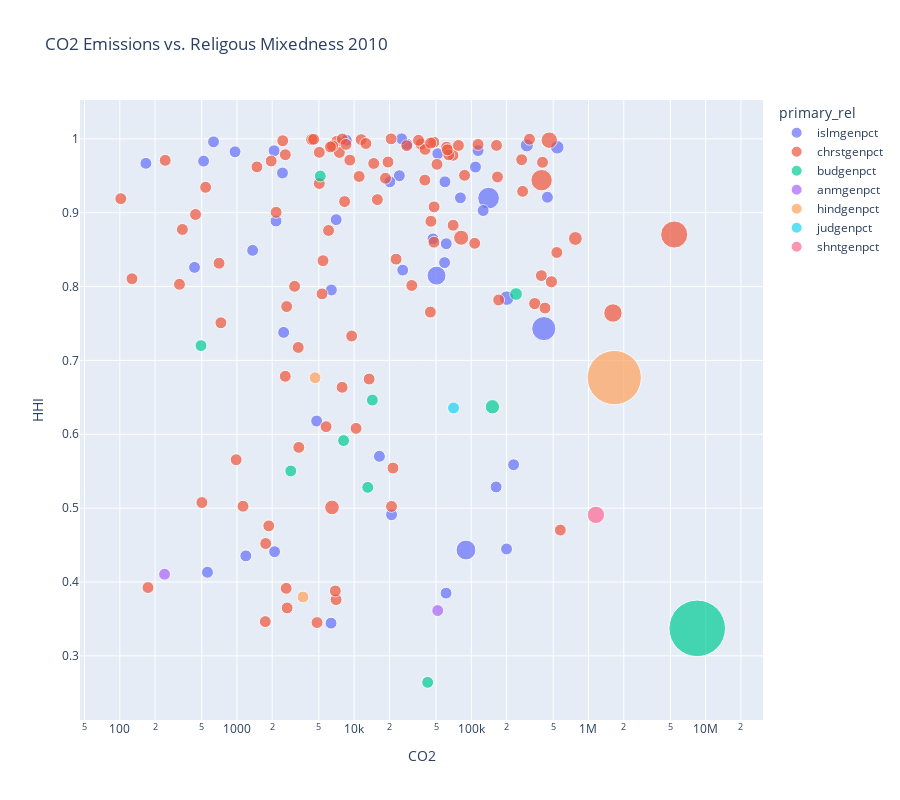

The notebook cell this image was saved under:
### Code cell
zabi_scatter(co2_rel_df, "CO2", "HHI", title="CO2 Emissions vs. Religous Mixedness", year = 2010, size="pop", color="primary_rel", uselogx=True)

### Figure 1 — Plotly figure (JSON) as saved in the notebook; plotly's stock layout.template omitted (floating-point values rounded to 4 significant figures)
{"data": [{"hovertemplate": "<b>%{hovertext}</b><br><br>primary_rel=islmgenpct<br>CO2=%{x}<br>HHI=%{y}<br>pop=%{marker.size}<extra></extra>", "hovertext": ["Afghanistan", "Albania", "United Arab Emirates", "Azerbaijan", "Burkina Faso", "Bangladesh", "Bahrain", "Cote d'Ivoire", "Comoros", "Djibouti", "Algeria", "Egypt", "Guinea", "Gambia", "Indonesia", "Iran", "Iraq", "Jordan", "Kazakhstan", "Kyrgyzstan", "Kuwait", "Lebanon", "Libya", "Morocco", "Maldives", "Mali", "Mauritania", "Malaysia", "Niger", "Nigeria", "Oman", "Pakistan", "Qatar", "Saudi Arabia", "Sudan", "Senegal", "Sierra Leone", "Somalia", "Syria", "Chad", "Tajikistan", "Turkmenistan", "Tunisia", "Turkey", "Uzbekistan", "Yemen"], "legendgroup": "islmgenpct", "marker": {"color": "#636efa", "size": [60, 60, 60, 60, 60, 152.2, 60, 60, 60, 60, 60, 89.2, 60, 60, 246.3, 77.42, 60, 60, 60, 60, 60, 60, 60, 60, 60, 60, 60, 60, 60, 166.6, 60, 199.2, 60, 60, 60, 60, 60, 60, 60, 60, 60, 60, 60, 73.35, 60, 60], "sizemode": "area", "sizeref": 0.8447, "symbol": "circle"}, "mode": "markers", "name": "islmgenpct", "orientation": "v", "showlegend": true, "type": "scatter", "x": [8576, 4785, 162788, 24311, 2094, 50487, 25965, 6350, 167, 519, 114179, 200313, 2502, 434, 415536, 541171, 108550, 20196, 229702, 6394, 80725, 20864, 59559, 51749, 963, 2154, 2073, 199867, 1361, 90055, 47076, 140378, 60912, 446131, 16427, 7026, 560, 631, 61090, 1190, 2446, 59175, 28321, 297814, 126240, 25431], "xaxis": "x", "y": [0.9981, 0.6179, 0.5287, 0.95, 0.441, 0.8148, 0.8223, 0.3443, 0.9668, 0.9698, 0.9841, 0.7843, 0.7379, 0.8259, 0.7431, 0.9885, 0.9618, 0.9418, 0.5587, 0.7953, 0.9201, 0.491, 0.9418, 0.9798, 0.9825, 0.8887, 0.9839, 0.4447, 0.849, 0.4433, 0.8646, 0.9196, 0.3849, 0.9209, 0.5701, 0.8906, 0.4132, 0.9959, 0.858, 0.4353, 0.9537, 0.8324, 0.9926, 0.9912, 0.9029, 1], "yaxis": "y"}, {"hovertemplate": "<b>%{hovertext}</b><br><br>primary_rel=chrstgenpct<br>CO2=%{x}<br>HHI=%{y}<br>pop=%{marker.size}<extra></extra>", "hovertext": ["Angola", "Argentina", "Armenia", "Australia", "Austria", "Burundi", "Belgium", "Benin", "Bulgaria", "Bosnia and Herzegovina", "Belarus", "Bolivia", "Brazil", "Barbados", "Botswana", "Central African Republic", "Canada", "Switzerland", "Chile", "Cameroon", "Congo", "Colombia", "Cape Verde", "Costa Rica", "Cuba", "Cyprus", "Czechia", "Germany", "Denmark", "Dominican Republic", "Ecuador", "Eritrea", "Spain", "Estonia", "Ethiopia", "Finland", "Fiji", "France", "Gabon", "United Kingdom", "Georgia", "Ghana", "Equatorial Guinea", "Greece", "Guatemala", "Guyana", "Honduras", "Croatia", "Haiti", "Hungary", "Ireland", "Iceland", "Italy", "Jamaica", "Kenya", "South Korea", "Liberia", "Lesotho", "Lithuania", "Luxembourg", "Latvia", "Moldova", "Madagascar", "Mexico", "Malta", "Montenegro", "Mozambique", "Malawi", "Namibia", "Nicaragua", "Netherlands", "Norway", "New Zealand", "Panama", "Peru", "Philippines", "Papua New Guinea", "Poland", "Portugal", "Paraguay", "Romania", "Russia", "Rwanda", "Solomon Islands", "El Salvador", "Sao Tome and Principe", "Suriname", "Slovakia", "Slovenia", "Sweden", "Seychelles", "Togo", "East Timor", "Trinidad and Tobago", "Tanzania", "Uganda", "Ukraine", "Uruguay", "United States", "Venezuela", "Vanuatu", "South Africa", "Zambia", "Zimbabwe"], "legendgroup": "chrstgenpct", "marker": {"color": "#EF553B", "size": [60, 60, 60, 60, 60, 60, 60, 60, 60, 60, 60, 60, 193.7, 60, 60, 60, 60, 60, 60, 60, 60, 60, 60, 60, 60, 60, 60, 80.83, 60, 60, 60, 60, 60, 60, 90.54, 60, 60, 63.42, 60, 63.01, 60, 60, 60, 60, 60, 60, 60, 60, 60, 60, 60, 60, 60.16, 60, 60, 60, 60, 60, 60, 60, 60, 60, 60, 113.6, 60, 60, 60, 60, 60, 60, 60, 60, 60, 60, 60, 96.34, 60, 60, 60, 60, 60, 143.9, 60, 60, 60, 60, 60, 60, 60, 60, 60, 60, 60, 60, 60, 60, 60, 60, 311.1, 60, 60, 60, 60, 60], "sizemode": "area", "sizeref": 0.8447, "symbol": "circle"}, "mode": "markers", "name": "chrstgenpct", "orientation": "v", "showlegend": true, "type": "scatter", "x": [22801, 167226, 4336, 395993, 69965, 323, 106872, 4825, 44740, 20842, 61443, 14702, 397931, 1481, 3371, 174, 537091, 45207, 69749, 7014, 5423, 64146, 540, 7105, 28110, 7898, 114167, 773069, 48124, 20680, 37254, 502, 274140, 18500, 6473, 62526, 1126, 347940, 5762, 482646, 5322, 10382, 6047, 87578, 11477, 1759, 7926, 19457, 2458, 47880, 40347, 1959, 405272, 7479, 13424, 575215, 729, 2158, 12603, 11029, 8518, 8295, 1869, 462869, 2586, 2584, 2680, 984, 3103, 4513, 171110, 40116, 31049, 9190, 44998, 81917, 5042, 313739, 50937, 5043, 77601, 1617827, 703, 342, 6539, 102, 1744, 35432, 15777, 47985, 443, 2630, 244, 21443, 6909, 3332, 268924, 6283, 5392109, 164101, 127, 425548, 2656, 9518], "xaxis": "x", "y": [0.8371, 0.9484, 0.999, 0.8148, 0.883, 0.8031, 0.8586, 0.345, 0.7654, 0.5023, 0.9886, 0.9666, 0.944, 0.962, 0.5822, 0.3925, 0.8461, 0.8883, 0.9777, 0.3761, 0.835, 0.9783, 0.9344, 0.9965, 0.9908, 0.6635, 0.9924, 0.8651, 0.9079, 1.0, 0.9928, 0.5075, 0.9289, 0.9466, 0.5009, 0.9851, 0.5026, 0.7769, 0.6103, 0.8064, 0.7901, 0.608, 0.8759, 0.9506, 0.999, 0.452, 0.9998, 0.9686, 0.9974, 0.9954, 0.9857, 0.9699, 0.9682, 0.9815, 0.6747, 0.4703, 0.7509, 0.9005, 0.9937, 0.949, 0.9925, 0.9151, 0.476, 0.9982, 0.9785, 0.6785, 0.3649, 0.5655, 0.8003, 0.9994, 0.7818, 0.9441, 0.8015, 0.9711, 0.9943, 0.8661, 0.9395, 0.9995, 0.9654, 0.9818, 0.991, 0.7642, 0.8316, 0.8773, 0.9904, 0.919, 0.3464, 0.998, 0.9177, 0.86, 0.8976, 0.3914, 0.9709, 0.5542, 0.3878, 0.7175, 0.9717, 0.989, 0.8704, 0.9911, 0.8106, 0.7709, 0.7729, 0.733], "yaxis": "y"}, {"hovertemplate": "<b>%{hovertext}</b><br><br>primary_rel=budgenpct<br>CO2=%{x}<br>HHI=%{y}<br>pop=%{marker.size}<extra></extra>", "hovertext": ["Bhutan", "China", "Cambodia", "Laos", "Sri Lanka", "Myanmar", "Mongolia", "Singapore", "Thailand", "Vietnam"], "legendgroup": "budgenpct", "marker": {"color": "#00cc96", "size": [60, 1352.0, 60, 60, 60, 60, 60, 60, 68.58, 87.46], "sizemode": "area", "sizeref": 0.8447, "symbol": "circle"}, "mode": "markers", "name": "budgenpct", "orientation": "v", "showlegend": true, "type": "scatter", "x": [493, 8474922, 5140, 2877, 13071, 8131, 14311, 42413, 240768, 151413], "xaxis": "x", "y": [0.72, 0.3372, 0.9496, 0.5503, 0.5281, 0.5915, 0.6463, 0.2641, 0.7899, 0.6372], "yaxis": "y"}, {"hovertemplate": "<b>%{hovertext}</b><br><br>primary_rel=anmgenpct<br>CO2=%{x}<br>HHI=%{y}<br>pop=%{marker.size}<extra></extra>", "hovertext": ["Guinea-Bissau", "North Korea"], "legendgroup": "anmgenpct", "marker": {"color": "#ab63fa", "size": [60, 60], "sizemode": "area", "sizeref": 0.8447, "symbol": "circle"}, "mode": "markers", "name": "anmgenpct", "orientation": "v", "showlegend": true, "type": "scatter", "x": [241, 51689], "xaxis": "x", "y": [0.4105, 0.3613], "yaxis": "y"}, {"hovertemplate": "<b>%{hovertext}</b><br><br>primary_rel=hindgenpct<br>CO2=%{x}<br>HHI=%{y}<br>pop=%{marker.size}<extra></extra>", "hovertext": ["India", "Mauritius", "Nepal"], "legendgroup": "hindgenpct", "marker": {"color": "#FFA15A", "size": [1243.0, 60, 60], "sizemode": "area", "sizeref": 0.8447, "symbol": "circle"}, "mode": "markers", "name": "hindgenpct", "orientation": "v", "showlegend": true, "type": "scatter", "x": [1659983, 3661, 4640], "xaxis": "x", "y": [0.6767, 0.3796, 0.6765], "yaxis": "y"}, {"hovertemplate": "<b>%{hovertext}</b><br><br>primary_rel=judgenpct<br>CO2=%{x}<br>HHI=%{y}<br>pop=%{marker.size}<extra></extra>", "hovertext": ["Israel"], "legendgroup": "judgenpct", "marker": {"color": "#19d3f3", "size": [60], "sizemode": "area", "sizeref": 0.8447, "symbol": "circle"}, "mode": "markers", "name": "judgenpct", "orientation": "v", "showlegend": true, "type": "scatter", "x": [70520], "xaxis": "x", "y": [0.6356], "yaxis": "y"}, {"hovertemplate": "<b>%{hovertext}</b><br><br>primary_rel=shntgenpct<br>CO2=%{x}<br>HHI=%{y}<br>pop=%{marker.size}<extra></extra>", "hovertext": ["Japan"], "legendgroup": "shntgenpct", "marker": {"color": "#FF6692", "size": [128.2], "sizemode": "area", "sizeref": 0.8447, "symbol": "circle"}, "mode": "markers", "name": "shntgenpct", "orientation": "v", "showlegend": true, "type": "scatter", "x": [1157241], "xaxis": "x", "y": [0.4909], "yaxis": "y"}], "layout": {"height": 800, "legend": {"itemsizing": "constant", "title": {"text": "primary_rel"}, "tracegroupgap": 0}, "title": {"text": "CO2 Emissions vs. Religous Mixedness 2010"}, "xaxis": {"anchor": "y", "domain": [0, 1], "title": {"text": "CO2"}, "type": "log"}, "yaxis": {"anchor": "x", "domain": [0, 1], "title": {"text": "HHI"}}}}
